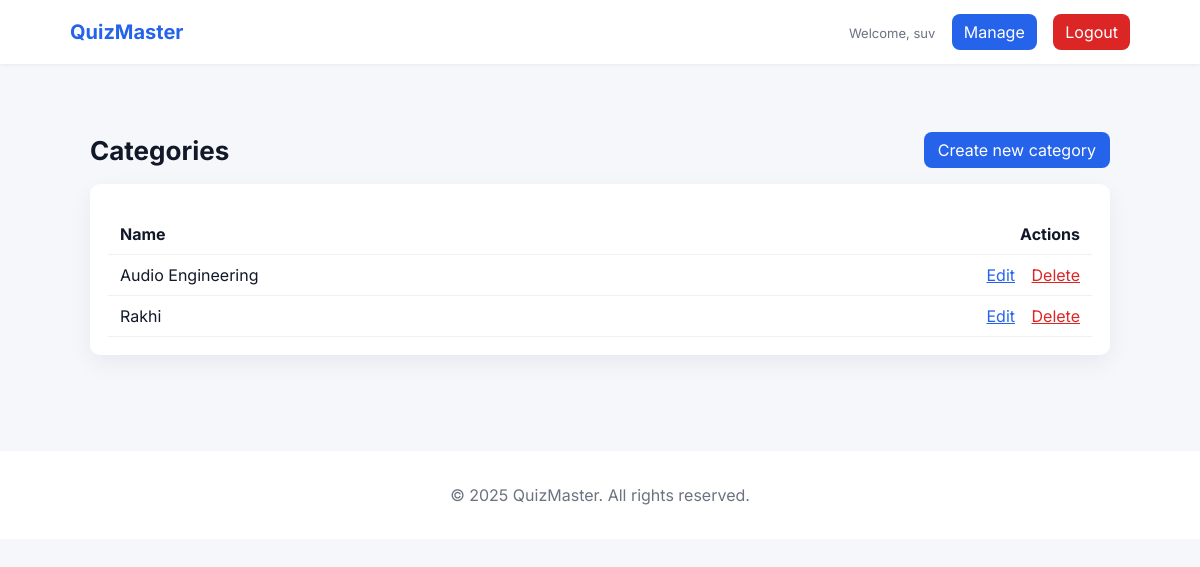
/host/categories/ (signed in), run on an earlier commit of the app's database.
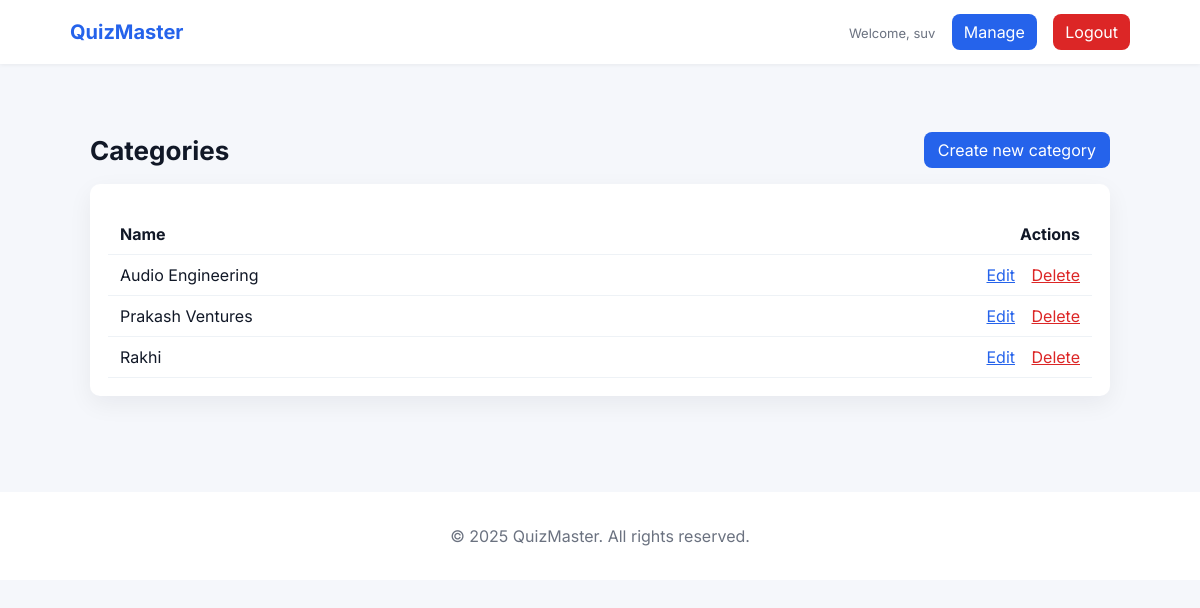
And on a later commit of the database.
### Quiz_App/models.py (models this page shows, shortened)
class Category(models.Model):
    name = models.CharField(max_length=100, unique=True, help_text="The name of the quiz category.")
    class Meta:
        ordering = ['name']
        verbose_name_plural = "Categories"

### Quiz_App/host_views.py (the view)
    def _wrapped(request, *args, **kwargs):
        user = request.user
        if not user.is_authenticated:
            return redirect('login')
        if not (user.is_staff or user.groups.filter(name='Host').exists()):
            return HttpResponseForbidden('You do not have permission to access this page.')
        return view_func(request, *args, **kwargs)

### Quiz_App/host_views.py (called while the page is built)
def host_required(view_func):
    def _wrapped(request, *args, **kwargs):
        user = request.user
        if not user.is_authenticated:
            return redirect('login')
        if not (user.is_staff or user.groups.filter(name='Host').exists()):
            return HttpResponseForbidden('You do not have permission to access this page.')
        return view_func(request, *args, **kwargs)
    return _wrapped

@host_required
def category_list(request):
    categories = Category.objects.all()
    return render(request, 'host_panel/category_list.html', {'categories': categories})

### Quiz_App/templates/host_panel/category_list.html (shortened to what this page needs)
{% extends 'Quiz_App/base.html' %}
{% block content %}
<div class="container">
    <div class="kv">
        <h1 class="h1">Categories</h1>
        <a href="{% url 'host_category_create' %}" class="btn">Create new category</a>
    </div>
    <div class="card mt-4">
        <table class="table">
            <thead>
                <tr>
                    <th>Name</th>
                    <th style="text-align:right">Actions</th>
                </tr>
            </thead>
            <tbody>
                {% for c in categories %}
                <tr>
                    <td>{{ c.name }}</td>
                    <td style="text-align:right">
                        <a href="{% url 'host_category_edit' c.pk %}" class="btn-inline">Edit</a>
                        <a href="{% url 'host_category_delete' c.pk %}" class="btn-inline" style="color:var(--danger);margin-left:12px">Delete</a>
                    </td>
                </tr>
                {% empty %}
                <tr>
                    <td colspan="2">No categories yet.</td>
                </tr>
                {% endfor %}
            </tbody>
        </table>
    </div>
</div>
{% endblock %}

What changed in the data, as far as the page shows it:
added Category: name "Prakash Ventures"
